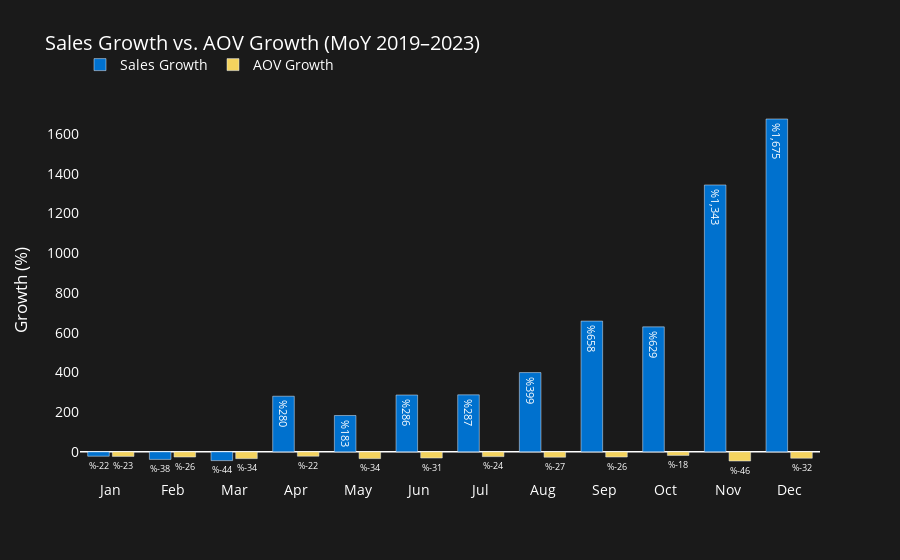

The notebook cell saved with this chart:
### Markdown cell above
### Sales revenue growth vs aov growth (MOY) for (2019-2023)

### Code cell
import calendar
#prepare temporary data frame from real data
temp=pd.DataFrame({
    'year': df['date'].dt.year,
    'month': df['date'].dt.month,
    'year_month' : df['date'].dt.to_period('M').astype(str),
    'revenue': df['revenue'],
    'invoice_id' : df['invoice_id']
})
#hitung monthly revenue + monthly AOV (grouped by year and mont)
monthly = (
    temp.groupby(['year','month'], observed=False)
    .agg(
        sales_revenue = ('revenue', 'sum'),
        order_count = ('invoice_id','nunique')
    )
    .reset_index()
)
print(monthly)
#calculated untuk aov
monthly['aov'] = monthly['sales_revenue'] / monthly['order_count']

# pivot table untuk compare MOY
#sales revenue pivot
sales_pivot = monthly.pivot(index='month', columns='year', values='sales_revenue').round()
# sales_pivot test
#aov pivot
aov_pivot = monthly.pivot(index='month', columns='year', values='aov').round()
# aov_pivot test

# calculate untuk MOY growth 
sales_pivot['sales_moy_growth'] = ((sales_pivot[2023] - sales_pivot[2019]) / sales_pivot[2019] *100).round()
aov_pivot['aov_moy_growth'] = ((aov_pivot[2023] - aov_pivot[2019]) / aov_pivot[2019] *100).round()
#combine  growth metrix to one table 
growth_df = pd.DataFrame({
    'month': sales_pivot.index,
    'sales_moy_growth': sales_pivot['sales_moy_growth'].round(),
    'aov_moy_growth': aov_pivot['aov_moy_growth'].round()
})

growth_df['month'] = growth_df['month'].apply(lambda m: calendar.month_abbr[m]) 
print(growth_df)
# Create the figure
fig = go.Figure()

# Sales Growth Bar (green)
fig.add_trace(
    go.Bar(
        x=growth_df['month'],
        y=growth_df['sales_moy_growth'],
        text=growth_df['sales_moy_growth'],
        name='Sales Growth',
        marker_color='#0071ce',  # pastel green
        width=0.35,
        yaxis = 'y1'
    )
)

# AOV Growth Bar (yellow)
fig.add_trace(
    go.Bar(
        x=growth_df['month'],
        y=growth_df['aov_moy_growth'],
        text=growth_df['aov_moy_growth'],
        name='AOV Growth',
        marker_color='#F4D35E',  # golden yellow
        width=0.35

    )
)

# Layout styling to match your reference image
fig.update_layout(
    title='Sales Growth vs. AOV Growth (MoY 2019–2023)',
    barmode='group',
    xaxis=dict(
        title='',
        tickfont=dict(size=14, color='white'),
        showline=False,
        showgrid=False
    ),
    yaxis=dict(
        title='Growth (%)',
        tickfont=dict(size=14, color='white'),
        zeroline=True,
        zerolinewidth=1.5,
        zerolinecolor='white',
        showgrid=False,
        showline=False,
    ),
    plot_bgcolor='#1A1A1A',   # dark background
    paper_bgcolor='#1A1A1A',  # dark frame
    font=dict(color='white', size=14),
    legend=dict(
        orientation="h",
        yanchor="bottom",
        y=1.05,
        xanchor="left",
        x=0,
        font=dict(size=14)
    )
)
fig.update_traces(
    texttemplate='%%{text:,.0f}'
)

fig.show()

### Figure 1 — Plotly figure (JSON) as saved in the notebook; plotly's stock layout.template omitted (floating-point values rounded to 4 significant figures)
{"data": [{"marker": {"color": "#0071ce"}, "name": "Sales Growth", "text": [-22.0, -38.0, -44.0, 280.0, 183.0, 286.0, 287.0, 399.0, 658.0, 629.0, 1343.0, 1675.0], "texttemplate": "%%{text:,.0f}", "type": "bar", "width": 0.35, "x": ["Jan", "Feb", "Mar", "Apr", "May", "Jun", "Jul", "Aug", "Sep", "Oct", "Nov", "Dec"], "y": [-22.0, -38.0, -44.0, 280.0, 183.0, 286.0, 287.0, 399.0, 658.0, 629.0, 1343.0, 1675.0], "yaxis": "y"}, {"marker": {"color": "#F4D35E"}, "name": "AOV Growth", "text": [-23.0, -26.0, -34.0, -22.0, -34.0, -31.0, -24.0, -27.0, -26.0, -18.0, -46.0, -32.0], "texttemplate": "%%{text:,.0f}", "type": "bar", "width": 0.35, "x": ["Jan", "Feb", "Mar", "Apr", "May", "Jun", "Jul", "Aug", "Sep", "Oct", "Nov", "Dec"], "y": [-23.0, -26.0, -34.0, -22.0, -34.0, -31.0, -24.0, -27.0, -26.0, -18.0, -46.0, -32.0]}], "layout": {"barmode": "group", "font": {"color": "white", "size": 14}, "legend": {"font": {"size": 14}, "orientation": "h", "x": 0, "xanchor": "left", "y": 1.05, "yanchor": "bottom"}, "paper_bgcolor": "#1A1A1A", "plot_bgcolor": "#1A1A1A", "title": {"text": "Sales Growth vs. AOV Growth (MoY 2019–2023)"}, "xaxis": {"showgrid": false, "showline": false, "tickfont": {"color": "white", "size": 14}, "title": {"text": ""}}, "yaxis": {"showgrid": false, "showline": false, "tickfont": {"color": "white", "size": 14}, "title": {"text": "Growth (%)"}, "zeroline": true, "zerolinecolor": "white", "zerolinewidth": 1.5}}}
